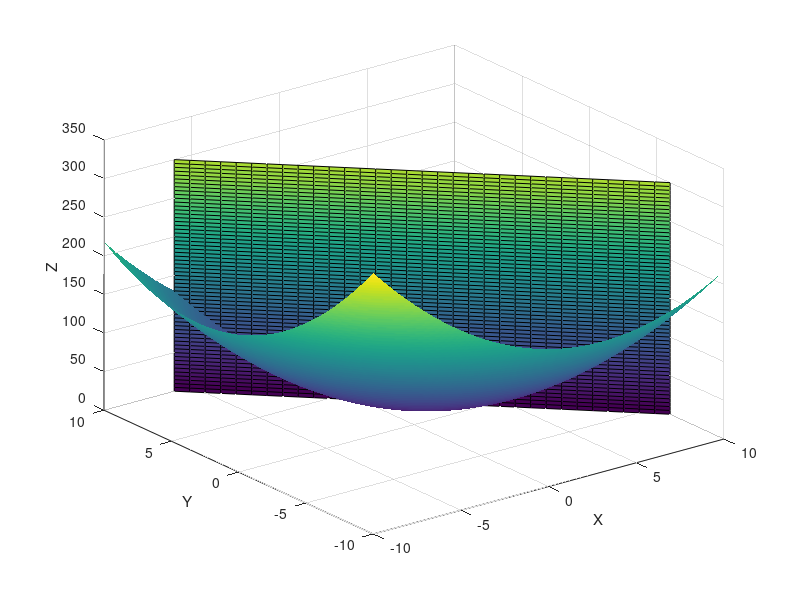

The MATLAB source for this figure: (Note: this script raises an error after producing the figure.)
clc;clear;close all force;


%x sao vetores na funcao anonima
%fminbnd unidimensional sem restricoes

%fminsearch multidimensional sem restricao

%fmincon com restricao

%faremos superficies no grafico

x = -10:0.1:10;
y = -10:0.1:10;
[X,Y]=meshgrid(x,y);

Z=(X-3).^2+(Y-3).^2;
figure;
surf(X,Y,Z);
shading interp;
xlabel('X');
ylabel('Y');
zlabel('Z');

x = -6:0.5:10;
z = 0:5:300;
[X,Z] = meshgrid(x,z);
Y=4-X;
hold on;
surf(X,Y,Z);

f= @(x) (x(1)-3).^2 +(x(2)-3).^2; %mesma funcao
A=[1 1];
b=[4];

x0=[0 0];
[x_min,fval] = fmincon(f,x0,A,b);
plot3(x_min(1),x_min(2),fval,'o','r');